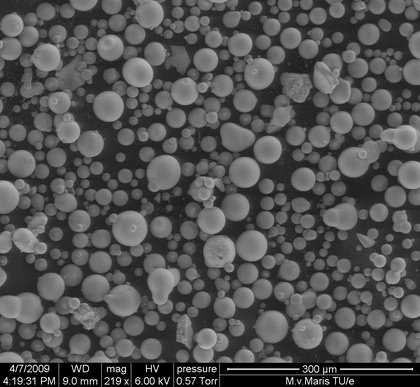
%> input picture matlab/tracking/NavinTracker072415_under_progress2/stats_and_math/geometry/measuretool/example_glass_particles.tif, 420 x 387 px, shrunk from 1024 x 943 before the run
$ octave --eval "result = timestamp_coords_from_image(imread('../stats_and_math/geometry/measuretool/example_glass_particles.tif'));"   (GNU Octave 9; MATLAB toolbox functions it lacks are replaced by stand-ins)
%> lines starting %> are read from the running program, lines starting %| are printed output that depends on the picture; in (x1, y1, x2, y2) boxes, pixels count from 0 and x2, y2 are one past the last pixel; in counts of white or black regions, pixels touching at a corner belong together; the program's own positions count from 1
### matlab/tracking/NavinTracker072415_under_progress2/image_processing/custom_im2bw.m
function BW = custom_im2bw(A, level)
%> called with level = 5

% BW = (A > 255*level);

BW = (A > level);
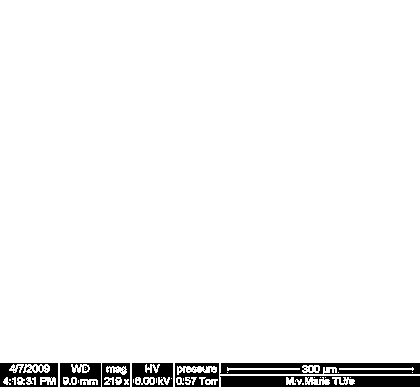
%> BW: size 387x420 logical; 95.7% white; 43 black regions (36 under 20 px), largest, box (x1, y1, x2, y2) and area: (220, 376, 420, 387) 1841, (220, 363, 420, 374) 1694, (0, 363, 58, 387) 852

return
end

### matlab/tracking/NavinTracker072415_under_progress2/image_processing/bwconncomp_sorted.m
function cc = bwconncomp_sorted(pix, ascend_flag)
% wrapper for bwconncomp that returns cc sorted by object size in
% default ascending order

cc = bwconncomp(pix);

cc.object_sizes=zeros(1,length(cc.PixelIdxList));
for(i=1:length(cc.PixelIdxList))
   cc.object_sizes(i) = length(cc.PixelIdxList{i});
end

if(nargin>1)
    [~, idx] = sort(cc.object_sizes,ascend_flag);
else
    [~, idx] = sort(cc.object_sizes,'ascend');
end

cc.PixelIdxList = cc.PixelIdxList(idx);
cc.object_sizes = cc.object_sizes(idx);

return;
end

### matlab/tracking/NavinTracker072415_under_progress2/image_processing/custom_regionprops/custom_regionprops/custom_regionprops.m
function outstats = custom_regionprops(varargin) % regionprops w/ line 142 commented out; saves 40% time!
%REGIONPROPS Measure properties of image regions.
%   STATS = REGIONPROPS(BW,PROPERTIES) measures a set of properties for
%   each connected component (object) in the binary image BW, which must be
%   a logical array; it can have any dimension.
%
%   STATS = REGIONPROPS(CC,PROPERTIES) measures a set of properties for
%   each connected component (object) in CC, which is a structure returned
%   by BWCONNCOMP.
%
%   STATS = REGIONPROPS(L,PROPERTIES) measures a set of properties for each
%   labeled region in the label matrix L. Positive integer elements of L
%   correspond to different regions. For example, the set of elements of L
%   equal to 1 corresponds to region 1; the set of elements of L equal to 2
%   corresponds to region 2; and so on.
%
%   STATS = REGIONPROPS(...,I,PROPERTIES) measures a set of properties for
%   each labeled region in the image I. The first input to REGIONPROPS (BW,
%   CC, or L) identifies the regions in I.  The sizes must match: SIZE(I)
%   must equal SIZE(BW), CC.ImageSize, or SIZE(L).
%
%   STATS is an array of structures with length equal to the number of
%   objects in BW, CC.NumObjects, or max(L(:)). The fields of the structure
%   array denote different properties for each region, as specified by
%   PROPERTIES.
%
%   PROPERTIES can be a comma-separated list of strings, a cell array
%   containing strings, the string 'all', or the string 'basic'. The set of
%   valid measurement strings includes:
%
%   Shape Measurements
%
%     'Area'              'EulerNumber'       'Orientation'
%     'BoundingBox'       'Extent'            'Perimeter'
%     'Centroid'          'Extrema'           'PixelIdxList'
%     'ConvexArea'        'FilledArea'        'PixelList'
%     'ConvexHull'        'FilledImage'       'Solidity'
%     'ConvexImage'       'Image'             'SubarrayIdx'
%     'Eccentricity'      'MajorAxisLength'
%     'EquivDiameter'     'MinorAxisLength'
%
%   Pixel Value Measurements (requires grayscale image as an input)
%
%     'MaxIntensity'
%     'MeanIntensity'
%     'MinIntensity'
%     'PixelValues'
%     'WeightedCentroid'
%
%   Property strings are case insensitive and can be abbreviated.
%
%   If PROPERTIES is the string 'all', REGIONPROPS returns all of the
%   Shape measurements. If called with a grayscale image, REGIONPROPS also
%   returns Pixel value measurements. If PROPERTIES is not specified or if
%   it is the string 'basic', these measurements are computed: 'Area',
%   'Centroid', and 'BoundingBox'.
%
%   Perimeter should be used on a label matrix or binary image with
%   contiguous regions. Otherwise, 'Perimeter' gives unexpected results on
%   discontiguous regions.
%
%   Note on Terminology
%   -------------------
%   REGIONPROPS can be used on contiguous regions and discontiguous
%   regions.
%
%   Contiguous regions are also called "objects", "connected components",
%   and "blobs". A label matrix containing contiguous regions might look
%   like this:
%
%       1 1 0 2 2 0 3 3
%       1 1 0 2 2 0 3 3
%
%   Elements of L equal to 1 belong to the first contiguous region or
%   connected component, elements of L equal to 2 belong to the second
%   connected component, etc.
%
%   Discontiguous regions are regions that may contain multiple connected
%   components.  A label matrix containing discontiguous regions might look
%   like this:
%
%       1 1 0 1 1 0 2 2
%       1 1 0 1 1 0 2 2
%
%   Elements of L equal to 1 belong to the first region, which is
%   discontiguous and contains two connected components. Elements of L
%   equal to 2 belong to the second region, which is a single connected
%   component.
%
%   Example
%   -------
%   % Label the connected pixel components in the text.png image, compute
%   % their centroids, and superimpose the centroid locations on the
%   % image.
%
%       BW = imread('text.png');
%       s  = regionprops(BW, 'centroid');
%       centroids = cat(1, s.Centroid);
%       imshow(BW)
%       hold on
%       plot(centroids(:,1), centroids(:,2), 'b*')
%       hold off
%
%   Class Support
%   -------------
%   If the first input is BW, BW must be a logical array and it can have
%   any dimension.  If the first input is CC, CC must be a structure
%   returned by BWCONNCOMP. If the first input is L, L must be real,
%   nonsparse, and contain integers. L can have any numeric class and any
%   dimension.
%
%   See also BWCONNCOMP,BWLABEL,BWLABELN,ISMEMBER,LABELMATRIX,WATERSHED.

%   Copyright 1993-2008 The MathWorks, Inc.
%   $Revision.4.2.3 $  $Date: 2008/10/26 14:24:23 $

% iptchecknargin(1, inf, nargin, mfilename); % commented out by Navin 1/6/13

if islogical(varargin{1}) || isstruct(varargin{1})
    %REGIONPROPS(BW,...) or REGIONPROPS(CC,...)

    L = [];

    if islogical(varargin{1})
        %REGIONPROPS(BW,...)
        CC = bwconncomp(varargin{1});
    else
        %REGIONPROPS(CC,...)
        CC = varargin{1};
        %checkCC(CC);
    end

    imageSize = CC.ImageSize;
    numObjs = CC.NumObjects;

else
    %REGIONPROPS(L,...)

    CC = [];

    L = varargin{1};
% this line seems to soak up ~40% of the runtime
%     iptcheckinput(L, {'numeric'}, ...
%         {'real', 'integer', 'nonnegative','nonsparse'}, ...
%         mfilename, 'L', 1);
    imageSize = size(L);

    if isempty(L)
        numObjs = 0;
    else
        numObjs = round(double(max(L(:))));
    end
end

[I,requestedStats,officialStats] = ParseInputs(imageSize, varargin{:});

[stats, statsAlreadyComputed] = InitializeStatStructures(imageSize, ...
    numObjs, requestedStats, officialStats);

% Compute PixelIdxList
[stats, statsAlreadyComputed] = ...
    ComputePixelIdxList(L, CC, numObjs, stats, statsAlreadyComputed);

% Compute other statistics.
numRequestedStats = length(requestedStats);
for k = 1 : numRequestedStats
    switch requestedStats{k}

        case 'Area'
            [stats, statsAlreadyComputed] = ...
                ComputeArea(stats, statsAlreadyComputed);

        case 'FilledImage'
            [stats, statsAlreadyComputed] = ...
                ComputeFilledImage(imageSize,stats,statsAlreadyComputed);

        case 'FilledArea'
            [stats, statsAlreadyComputed] = ...
                ComputeFilledArea(imageSize,stats,statsAlreadyComputed);

        case 'ConvexArea'
            [stats, statsAlreadyComputed] = ...
                ComputeConvexArea(imageSize, stats,statsAlreadyComputed);

        case 'Centroid'
            [stats, statsAlreadyComputed] = ...
                ComputeCentroid(imageSize,stats, statsAlreadyComputed);

        case 'EulerNumber'
            [stats, statsAlreadyComputed] = ...
                ComputeEulerNumber(imageSize,stats,statsAlreadyComputed);

        case 'EquivDiameter'
            [stats, statsAlreadyComputed] = ...
                ComputeEquivDiameter(imageSize,stats, statsAlreadyComputed);

        case 'Extrema'
            [stats, statsAlreadyComputed] = ...
                ComputeExtrema(imageSize,stats,statsAlreadyComputed);

        case 'BoundingBox'
            [stats, statsAlreadyComputed] = ...
                ComputeBoundingBox(imageSize,stats,statsAlreadyComputed);

        case 'SubarrayIdx'
            [stats, statsAlreadyComputed] = ...
                ComputeSubarrayIdx(imageSize,stats,statsAlreadyComputed);

        case {'MajorAxisLength', 'MinorAxisLength', 'Orientation', 'Eccentricity'}
            [stats, statsAlreadyComputed] = ...
                ComputeEllipseParams(imageSize,stats,statsAlreadyComputed);

        case 'Solidity'
            [stats, statsAlreadyComputed] = ...
                ComputeSolidity(imageSize,stats,statsAlreadyComputed);

        case 'Extent'
            [stats, statsAlreadyComputed] = ...
                ComputeExtent(imageSize,stats,statsAlreadyComputed);

        case 'ConvexImage'
            [stats, statsAlreadyComputed] = ...
                ComputeConvexImage(imageSize,stats,statsAlreadyComputed);

        case 'ConvexHull'
            [stats, statsAlreadyComputed] = ...
                ComputeConvexHull(imageSize,stats,statsAlreadyComputed);

        case 'Image'
            [stats, statsAlreadyComputed] = ...
                ComputeImage(imageSize,stats,statsAlreadyComputed);

        case 'PixelList'
            [stats, statsAlreadyComputed] = ...
                ComputePixelList(imageSize,stats,statsAlreadyComputed);

        case 'Perimeter'
            % Computing perimeter using the label matrix is faster than
            % computing the perimeter from the PixelIdxList.
            if ~isempty(L)
                [stats, statsAlreadyComputed] = ...
                    ComputePerimeterWithLabelMatrix(L,stats, ...
                    statsAlreadyComputed);
            else
                [stats, statsAlreadyComputed] = ...
                    ComputePerimeterWithPixelIdxList(imageSize,stats, ...
                    statsAlreadyComputed);
            end
        case 'PixelValues'
            [stats, statsAlreadyComputed] = ...
                ComputePixelValues(I,stats,statsAlreadyComputed);

        case 'WeightedCentroid'
            [stats, statsAlreadyComputed] = ...
                ComputeWeightedCentroid(imageSize,I,stats,statsAlreadyComputed);

        case 'MeanIntensity'
            [stats, statsAlreadyComputed] = ...
                ComputeMeanIntensity(I,stats,statsAlreadyComputed);

        case 'MinIntensity'
            [stats, statsAlreadyComputed] = ...
                ComputeMinIntensity(I,stats,statsAlreadyComputed);

        case 'MaxIntensity'
            [stats, statsAlreadyComputed] = ...
                ComputeMaxIntensity(I,stats,statsAlreadyComputed);
    end
end


% Create the output stats structure array.
outstats = createOutputStatsStructure(requestedStats, stats);


%%%
%%% ComputePixelIdxList
%%%
function [stats, statsAlreadyComputed] = ...
    ComputePixelIdxList(L,CC,numObjs,stats,statsAlreadyComputed)
%   A P-by-1 matrix, where P is the number of pixels belonging to
%   the region.  Each element contains the linear index of the
%   corresponding pixel.

statsAlreadyComputed.PixelIdxList = 1;

if numObjs ~= 0
    if ~isempty(CC)
        idxList = CC.PixelIdxList;
    else
        idxList = regionpropsmex(L, numObjs);
    end
    [stats.PixelIdxList] = deal(idxList{:});
end

%%%
%%% ComputeArea
%%%
% [12 lines left out: function ComputeArea, not called in this run]

%%%
%%% ComputeEquivDiameter
%%%
% [23 lines left out: function ComputeEquivDiameter, not called in this run]

%%%
%%% ComputeFilledImage
%%%
% [16 lines left out: function ComputeFilledImage, not called in this run]

%%%
%%% ComputeConvexArea
%%%
% [19 lines left out: function ComputeConvexArea, not called in this run]

%%%
%%% ComputeFilledArea
%%%
% [14 lines left out: function ComputeFilledArea, not called in this run]

%%%
%%% ComputeConvexImage
%%%
% [32 lines left out: function ComputeConvexImage, not called in this run]

%%%
%%% ComputeCentroid
%%%
% [15 lines left out: function ComputeCentroid, not called in this run]

%%%
%%% ComputeEulerNumber
%%%
% [19 lines left out: function ComputeEulerNumber, not called in this run]

%%%
%%% ComputeExtrema
%%%
% [86 lines left out: function ComputeExtrema, not called in this run]

%%%
%%% ComputeBoundingBox
%%%
% [23 lines left out: function ComputeBoundingBox, not called in this run]

%%%
%%% ComputeSubarrayIdx
%%%

% [26 lines left out: function ComputeSubarrayIdx, not called in this run]

%%%
%%% ComputeEllipseParams
%%%
% [81 lines left out: function ComputeEllipseParams, not called in this run]

%%%
%%% ComputeSolidity
%%%
% [25 lines left out: function ComputeSolidity, not called in this run]

%%%
%%% ComputeExtent
%%%
% [25 lines left out: function ComputeExtent, not called in this run]

%%%
%%% ComputeImage
%%%
% [51 lines left out: function ComputeImage, not called in this run]

%%%
%%% ComputePixelList
%%%
function [stats, statsAlreadyComputed] = ...
    ComputePixelList(imageSize,stats,statsAlreadyComputed)
%   A P-by-2 matrix, where P is the number of pixels belonging to
%   the region.  Each row contains the row and column
%   coordinates of a pixel.

if ~statsAlreadyComputed.PixelList
    statsAlreadyComputed.PixelList = 1;

    ndimsL = numel(imageSize);
    % Convert the linear indices to subscripts and store
    % the results in the pixel list.  Reverse the order of the first
    % two subscripts to form x-y order.
    In = cell(1,ndimsL);
    for k = 1:length(stats)
        if ~isempty(stats(k).PixelIdxList)
            [In{:}] = ind2sub(imageSize, stats(k).PixelIdxList);
            stats(k).PixelList = [In{:}];
            stats(k).PixelList = stats(k).PixelList(:,[2 1 3:end]);
        else
            stats(k).PixelList = zeros(0,ndimsL);
        end
    end
end

%%%
%%% ComputePerimeterCornerPixelList
%%%
% [33 lines left out: function ComputePerimeterCornerPixelList, not called in this run]

%%%
%%% ComputeConvexHull
%%%
% [32 lines left out: function ComputeConvexHull, not called in this run]

%%%
%%% ComputePerimeterWithLabelMatrix
%%%
% [17 lines left out: function ComputePerimeterWithLabelMatrix, not called in this run]

%%%
%%% ComputePerimeterWithPixelIdxList
%%%
% [19 lines left out: function ComputePerimeterWithPixelIdxList, not called in this run]

%%%
%%% ComputePixelValues
%%%
% [10 lines left out: function ComputePixelValues, not called in this run]

%%%
%%% ComputeWeightedCentroid
%%%
% [21 lines left out: function ComputeWeightedCentroid, not called in this run]

%%%
%%% ComputeMeanIntensity
%%%
% [13 lines left out: function ComputeMeanIntensity, not called in this run]

%%%
%%% ComputeMinIntensity
%%%
% [13 lines left out: function ComputeMinIntensity, not called in this run]

%%%
%%% ComputeMaxIntensity
%%%
% [13 lines left out: function ComputeMaxIntensity, not called in this run]


%%%%%%%%%%%%%%%%%%%%%%%%%%%%%%%%%%%%%%%%%%%%%%%%%%%%%%%%%%%%%%%%%%%%%%%%%%%
function [I reqStats officialStats] = ParseInputs(sizeImage, varargin)

shapeStats = {
    'Area'
    'Centroid'
    'BoundingBox'
    'SubarrayIdx'
    'MajorAxisLength'
    'MinorAxisLength'
    'Eccentricity'
    'Orientation'
    'ConvexHull'
    'ConvexImage'
    'ConvexArea'
    'Image'
    'FilledImage'
    'FilledArea'
    'EulerNumber'
    'Extrema'
    'EquivDiameter'
    'Solidity'
    'Extent'
    'PixelIdxList'
    'PixelList'
    'Perimeter'};

pixelValueStats = {
    'PixelValues'
    'WeightedCentroid'
    'MeanIntensity'
    'MinIntensity'
    'MaxIntensity'};

basicStats = {'Area'
    'Centroid'
    'BoundingBox'};

I = [];
officialStats = shapeStats;

numOrigInputArgs = numel(varargin);

if numOrigInputArgs == 1
    %REGIONPROPS(BW) or REGIONPROPS(CC) or REGIONPROPS(L)

    reqStats = basicStats;
    return;

elseif isnumeric(varargin{2}) || islogical(varargin{2})
    %REGIONPROPS(...,I) or REGIONPROPS(...,I,PROPERTIES)

    I = varargin{2};
    iptcheckinput(I, {'numeric','logical'},{}, mfilename, 'I', 2);
    assert(isequal(sizeImage,size(I)), ...
        'Images:regionprops:sizeMismatch', ...
        'Size of I doesn''t match size information found in the first input argument.');

    officialStats = [shapeStats;pixelValueStats];
    if numOrigInputArgs == 2
        %REGIONPROPS(BW) or REGIONPROPS(CC,I) or REGIONPROPS(L,I)
        reqStats = basicStats;
        return;
    else
        %REGIONPROPS(BW,I,PROPERTIES) of REGIONPROPS(CC,I,PROPERTIES) or
        %REGIONPROPS(L,I,PROPERTIES)
        startIdxForProp = 3;
        reqStats = getPropsFromInput(startIdxForProp, ...
            officialStats, pixelValueStats, basicStats, varargin{:});
    end

else
    %REGIONPROPS(BW,PROPERTIES) or REGIONPROPS(CC,PROPERTIES) or
    %REGIONPROPS(L,PROPERTIES)
    startIdxForProp = 2;
    reqStats = getPropsFromInput(startIdxForProp, ...
        officialStats, pixelValueStats, basicStats, varargin{:});
end


%%%%%%%%%%%%%%%%%%%%%%%%%%%%%%%%%%%%%%%%%%%%%%%%%%%%%%%%%%%%%%%%%%%%%%%%%%%
function [reqStats,officialStats] = getPropsFromInput(startIdx, ...
    officialStats, pixelValueStats, basicStats, varargin)

if iscell(varargin{startIdx})
    %REGIONPROPS(...,PROPERTIES)
    propList = varargin{startIdx};
elseif strcmpi(varargin{startIdx}, 'all')
    %REGIONPROPS(...,'all')
    reqStats = officialStats;
    return;
elseif strcmpi(varargin{startIdx}, 'basic')
    %REGIONPROPS(...,'basic')
    reqStats = basicStats;
    return;
else
    %REGIONPROPS(...,PROP1,PROP2,..)
    propList = varargin(startIdx:end);
end

numProps = length(propList);
reqStats = cell(1, numProps);
for k = 1 : numProps
    if ischar(propList{k})
        noGrayscaleImageAsInput = startIdx == 2;
        % commented out by Navin 1/16/13
%         if noGrayscaleImageAsInput
%             % This code block exists so that regionprops can throw a more
%             % meaningful error message if the user want a pixel value based
%             % measurement but only specifies a label matrix as an input.
%             tempStats = [officialStats; pixelValueStats];
%             prop = iptcheckstrs(propList{k}, tempStats, mfilename, ...
%                 'PROPERTIES', k);
%             if any(strcmp(prop,pixelValueStats))
%                 eid = sprintf('Images:%s:needsGrayscaleImage', mfilename);
%                 error(eid, 'REGIONPROPS needs I as an %s ''%s''.', ...
%                     'input to calculate', prop);
%             end
%         else
%             prop = iptcheckstrs(propList{k}, officialStats, mfilename, ...
%                 'PROPERTIES', k);
%         end
%         reqStats{k} = prop;
        reqStats{k} = propList{k}; % added by Navin 1/16/13
    else
        eid = sprintf('Images:%s:invalidType', mfilename);
        error(eid, 'PROPERTY must be a string.');
    end
end

%%%%%%%%%%%%%%%%%%%%%%%%%%%%%%%%%%%%%%%%%%%%%%%%%%%%%%%%%%%%%%%%%%%%%%%%%%%
function [stats, statsAlreadyComputed] = InitializeStatStructures(...
    imageSize, numObjs, requestedStats, officialStats)

if numel(imageSize) > 2
    % Remove stats that aren't supported for N-D input and issue
    % warning messages as appropriate.
    requestedStats = PreprocessRequestedStats(requestedStats);
end

if isempty(requestedStats)
    eid = sprintf('Images:%s:noPropertiesWereSelected',mfilename);
    error(eid, 'No properties were selected.');
end


% Initialize the stats structure array.
tempStats = {'PerimeterCornerPixelList'};
allStats = [officialStats; tempStats];
numStats = length(allStats);
empties = cell(numStats, numObjs);
stats = cell2struct(empties, allStats, 1);
% Initialize the statsAlreadyComputed structure array. Need to avoid
% multiple calculatations of the same property for performance reasons.
zz = cell(numStats, 1);
for k = 1:numStats
    zz{k} = 0;
end
statsAlreadyComputed = cell2struct(zz, allStats, 1);

%%%%%%%%%%%%%%%%%%%%%%%%%%%%%%%%%%%%%%%%%%%%%%%%%%%%%%%%%%%%%%%%%%%%%%%%%%%
% [17 lines left out: function NoNDSupport, not called in this run]

%%%%%%%%%%%%%%%%%%%%%%%%%%%%%%%%%%%%%%%%%%%%%%%%%%%%%%%%%%%%%%%%%%%%%%%%%%%
% [24 lines left out: function PreprocessRequestedStats, not called in this run]

%%%%%%%%%%%%%%%%%%%%%%%%%%%%%%%%%%%%%%%%%%%%%%%%%%%%%%%%%%%%%%%%%%%%%%%%%%%
% [4 lines left out: function computePerimeterFromBoundary, not called in this run]

%%%%%%%%%%%%%%%%%%%%%%%%%%%%%%%%%%%%%%%%%%%%%%%%%%%%%%%%%%%%%%%%%%%%%%%%%%%
function outstats = createOutputStatsStructure(requestedStats, stats)

% This is an optimized version of what happens in rmfield. In our case, we
% know the fieldnames in advance and what their indices are.  Rmfield is
% much slower than this function because it calls strmatch(...n'exact').

% Figure out what fields to keep and what fields to remove.
fnames = fieldnames(stats);
idxRemove = ~ismember(fnames, requestedStats);
idxKeep = ~idxRemove;

% Convert to cell array
c = struct2cell(stats);
sizeOfc = size(c);

% Determine size of new cell array that will contain only the requested
% fields.

newSizeOfc = sizeOfc;
newSizeOfc(1) = sizeOfc(1) - numel(find(idxRemove));
newFnames = fnames(idxKeep);

% Create the output structure.
outstats = cell2struct(reshape(c(idxKeep,:), newSizeOfc), newFnames);

### matlab/tracking/NavinTracker072415_under_progress2/image_processing/timestamp_coords_from_image.m
function timestamp_coords = timestamp_coords_from_image(image)

global Prefs;

timestamp_coords = [];

if(isempty(Prefs))
    timerbox_thresh = 5;
else
    if(Prefs.timerbox_flag == 0)
        return;
    end
    timerbox_thresh =  Prefs.timerbox_thresh;
end

pix = ~custom_im2bw(image, timerbox_thresh);

s = custom_regionprops(bwconncomp_sorted(pix,'descend'), {'PixelList'});
%> (the rest of the program and of its run is left out)
